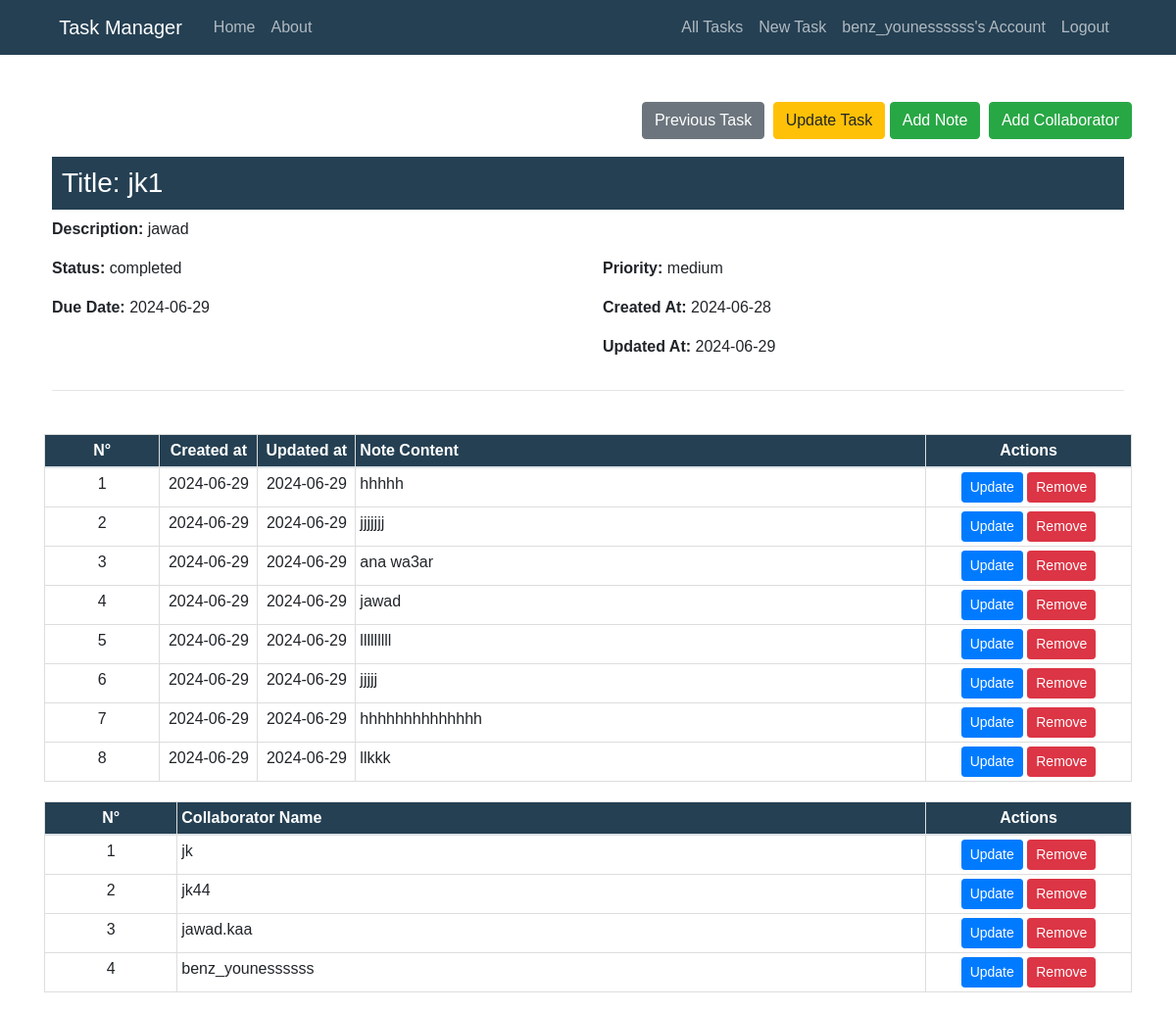
The app's page /task/10 (signed in), older data.
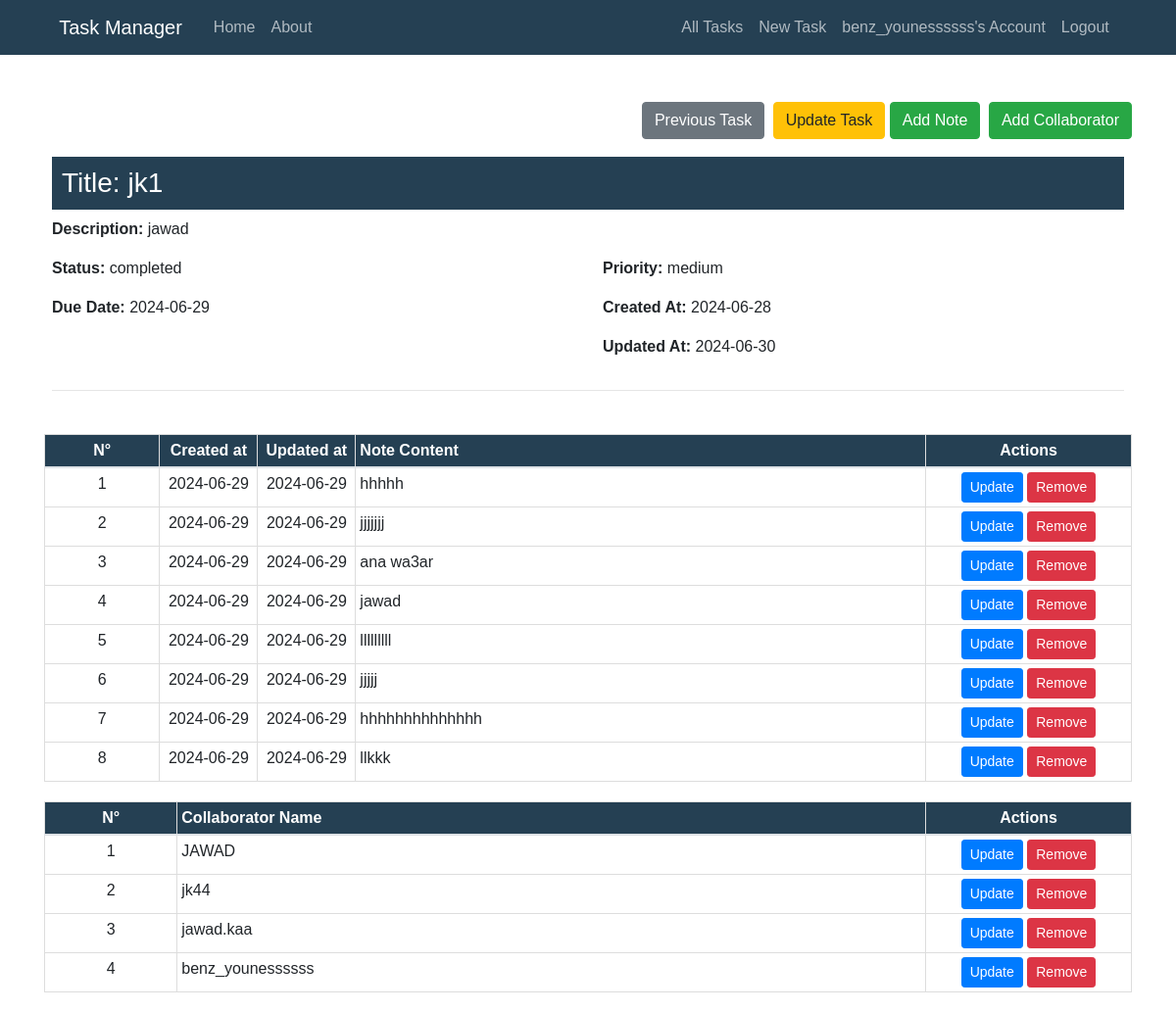
The same page, newer data.
### TaskManager/models.py (models this page shows, shortened)
class User(db.Model, UserMixin):
    id = db.Column(db.Integer, primary_key=True)
    username = db.Column(db.String(50), unique=True, nullable=False)
    email = db.Column(db.String(100), unique=True, nullable=False)
    password = db.Column(db.String(255), nullable=False)
    date_joined = db.Column(db.DateTime, default=datetime.now)
    last_login = db.Column(db.DateTime, default=datetime.now)
    tasks = db.relationship('Task', backref='user', lazy=True)
    task_collaborators = db.relationship('TaskCollaborator', backref='user', lazy=True)

class Task(db.Model):
    id = db.Column(db.Integer, primary_key=True)
    user_id = db.Column(db.Integer, db.ForeignKey('user.id'), nullable=False)
    title = db.Column(db.String(255), nullable=False)
    description = db.Column(db.Text)
    status = db.Column(db.Enum('in progress', 'completed', 'pending'), default='in progress')
    priority = db.Column(db.Enum('low', 'medium', 'high'), default='medium')
    due_date = db.Column(db.DateTime, default=datetime.utcnow)
    created_at = db.Column(db.DateTime, default=datetime.utcnow)
    updated_at = db.Column(db.DateTime, default=datetime.utcnow, onupdate=datetime.utcnow)
    notes = db.relationship(
        'Note', backref='task', lazy=True, cascade='all, delete-orphan')
    task_collaborators = db.relationship(
        'TaskCollaborator', backref='task', lazy=True, cascade='all, delete-orphan')

class Note(db.Model):
    id = db.Column(db.Integer, primary_key=True)
    task_id = db.Column(db.Integer, db.ForeignKey('task.id'), nullable=False)
    content = db.Column(db.Text, nullable=False)
    created_at = db.Column(db.DateTime, default=datetime.utcnow)
    updated_at = db.Column(db.DateTime, default=datetime.utcnow, onupdate=datetime.utcnow)

class TaskCollaborator(db.Model):
    id = db.Column(db.Integer, primary_key=True)
    task_id = db.Column(db.Integer, db.ForeignKey('task.id'), nullable=False)
    user_id = db.Column(db.Integer, db.ForeignKey('user.id'), nullable=False)

### TaskManager/routes.py (the view)
@app.route("/task/<int:task_id>")
def task(task_id):
    if not current_user.is_authenticated:
        flash('You need to be logged in to access this page.', 'warning')
        return redirect(url_for('login'))
    task = Task.query.get_or_404(task_id)
    previous_task = Task.query.filter(
        Task.id < task_id, Task.user_id == current_user.id).order_by(Task.id.desc()).first()
    next_task = Task.query.filter(
        Task.id > task_id, Task.user_id == current_user.id).order_by(Task.id.asc()).first()
    return render_template('task.html',
                           title=task.title,
                           task=task,
                           previous_task=previous_task,
                           next_task=next_task)

### TaskManager/models.py (called while the page is built)
@login_manager.user_loader
def load_user(user_id):
    return User.query.get(int(user_id))

### TaskManager/templates/task.html (shortened to what this page needs)
{% extends "layout.html" %}
{% block content %}
<div class="float-right mt-4">
    {% if previous_task %}
    <a href="{{ url_for('task', task_id=previous_task.id) }}" class="btn btn-secondary btn-2g mr-1">
         Previous Task
    </a>
    {% endif %}
    <a href="{{ url_for('update_task', task_id=task.id) }}" class="btn btn-warning btn-2g">Update Task</a>
    <a href="{{ url_for('new_note', task_id=task.id) }}" class="btn btn-success btn-2g mr-1">
         Add Note
    </a>
    <a href="{{ url_for('new_collaborator', task_id=task.id) }}" class="btn btn-success btn-2g">
         Add Collaborator
    </a>
</div>
<br>
<br>
<div class="content-section mt-4">
    <h3 style="background-color: #254053; color: #ffffff; padding: 10px;">Title: {{ task.title }}</h3>
    <div class="row">
        <div class="col-md-12">
            <p><strong>Description:</strong> {{ task.description }}</p>
        </div>
    </div>
    <div class="row">
        <div class="col-md-6">
            <p><strong>Status:</strong> {{ task.status }}</p>
        </div>
        <div class="col-md-6">
            <p><strong>Priority:</strong> {{ task.priority }}</p>
        </div>
    </div>
    <div class="row">
        <div class="col-md-6">
            <p><strong>Due Date:</strong> {{ task.due_date.strftime('%Y-%m-%d') }}</p>
        </div>
        <div class="col-md-6">
            <p><strong>Created At:</strong> {{ task.created_at.strftime('%Y-%m-%d') }}</p>
        </div>
    </div>
    <div class="row">
        <div class="col-md-6">
        </div>
        <div class="col-md-6">
            <p><strong>Updated At:</strong> {{ task.updated_at.strftime('%Y-%m-%d') }}</p>
        </div>
    </div>
    <hr>
</div>
<table class="table">
    <thead>
        <tr>
            <th scope="col" class="text-center">N°</th>
            <th scope="col" class="text-center">Created at</th>
            <th scope="col" class="text-center">Updated at</th>
            <th scope="col">Note Content</th>
            <th scope="col" class="text-center actions-column">Actions</th>
        </tr>
    </thead>
    <tbody>
        {% for note in task.notes %}
        <tr>
            <td class="text-center">{{ loop.index }}</td>
            <td class="text-center" style="width:100px;">{{ note.created_at.strftime('%Y-%m-%d') }}</td>
            <td class="text-center" style="width:100px;">{{ note.updated_at.strftime('%Y-%m-%d') }}</td>
            <td>{{ note.content }}</td>
            <td class="text-center">
                <a href="#" class="btn btn-primary btn-sm">Update</a>
                <a href="#" class="btn btn-danger btn-sm">Remove</a>
            </td>
        </tr>
        {% endfor %}
    </tbody>
</table>
<table class="table">
    <thead>
        <tr>
            <th scope="col" class="text-center">N°</th>
            <th scope="col">Collaborator Name</th>
            <th scope="col" class="text-center actions-column">Actions</th>
        </tr>
    </thead>
    <tbody>
        {% for collaborator in task.task_collaborators %}
        <tr>
            <td class="text-center">{{ loop.index }}</td>
            <td>{{ collaborator.user.username }}</td>
            <td class="text-center">
                <a href="#" class="btn btn-primary btn-sm">Update</a>
                <a href="#" class="btn btn-danger btn-sm">Remove</a>
            </td>
        </tr>
        {% endfor %}
    </tbody>
</table>
{% endblock content %}

### TaskManager/templates/layout.html (shortened to what this page needs)
<!DOCTYPE html>
<html>
<head>
    <link rel="stylesheet" href="https://maxcdn.bootstrapcdn.com/bootstrap/4.0.0/css/bootstrap.min.css">
    <link rel="stylesheet" type="text/css" href="{{ url_for('static', filename='main.css') }}">
</head>
<body>
    <header class="site-header">
      <nav class="navbar navbar-expand-md navbar-dark bg-steel fixed-top">
        <div class="container">
          <a class="navbar-brand mr-4" href="/">Task Manager</a>
          <div class="collapse navbar-collapse" id="navbarToggle">
            <div class="navbar-nav mr-auto">
              <a class="nav-item nav-link" href="{{ url_for('home') }}">Home</a>
              <a class="nav-item nav-link" href="{{ url_for('about') }}">About</a>
            </div>
            <div class="navbar-nav">
              {% if current_user.is_authenticated %}
                <a class="nav-item nav-link" href="{{ url_for('all_tasks') }}"> All Tasks </a>
                <a class="nav-item nav-link" href="{{ url_for('new_task') }}">New Task</a>
                <a class="nav-item nav-link" href="{{ url_for('account') }}">{{ current_user.username }}'s Account</a>
                <a class="nav-item nav-link" href="{{ url_for('logout') }}">Logout</a>
              {% else %}
                <a class="nav-item nav-link" href="{{ url_for('login') }}">Login</a>
                <a class="nav-item nav-link" href="{{ url_for('register') }}">Register</a>
              {% endif %}
            </div>
          </div>
        </div>
      </nav>
    </header>
    <main role="main" class="container">
      <div class="row">
        <div class="col-md-12">
          {% block content %}{% endblock %}
        </div>
      </div>
    </main>
  </body>
</html>

### TaskManager/static/main.css (style rules this page uses)
body { width: 100%; height: 100vh; font-family: Arial, sans-serif; background-image: url('my-main.jpg'); background-position: center; background-size: cover; position: relative; margin-top: 5rem; }
h1, h2, h3, h4, h5, h6 { color: #030303; }
.bg-steel { background-color: #254053; color: #ffffff; }
.table { width: 100%; margin: 20px 0; border-collapse:collapse; }
.table th, .table td { border: 1px solid #dddddd; padding: 4px; text-align: left; }
.table th { background-color: #254053; color: #ffffff; }
.table td { background: #ffffffe5; }
.container { width: 95%; max-width: 1200px; margin: 0 auto; }
.content-section { background: #ffffffe5; padding: 8px; border-radius: 2px; margin-top: 20px; }
.site-header .navbar-nav .nav-link { color: #fdfeffa4; }
.actions-column { width:210px; }

Row changes from the older to the newer data that the page shows:
changed Task "jk1": updated_at "2024-06-29" → "2024-06-30"
changed through a linked row, TaskCollaborator: user.username "jk" → "JAWAD"
